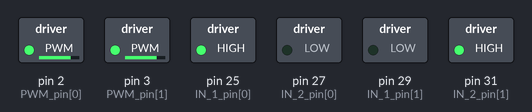
This sketch was run on a simulated Arduino Mega 2560, built with avr-gcc and run on an emulated ATmega2560. Parts: switched loads named in the sketch (green lamp = pin HIGH). What the sketch prints to the serial monitor is not drawn.

Above: at 0.1 s.
Timing chart, 0 to 1.6 s (numbered marks = the images above):
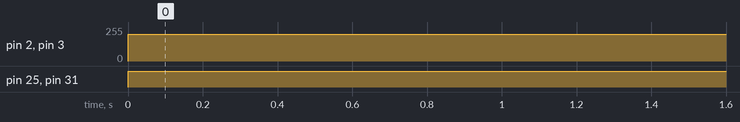

Measured:
- by itself, pin 2 (PWM_pin[0]), pin 3 (PWM_pin[1]): 0/255 → 200/255 at 0.00 s
- by itself, pin 25 (IN_1_pin[0]), pin 31 (IN_2_pin[1]): LOW → HIGH at 0.00 s

The sketch:

dual_motors_simplePID.ino
```cpp
#include <util/atomic.h>

// Number of motors
#define NMOTORS 2

// Assigning pin numbers
const int ENC_A_pin[] = {47,51};  // Encoder A
const int ENC_B_pin[] = {49,53};  // Encoder B
const int PWM_pin[] = {2,3};  // PWM pins
const int IN_1_pin[] = {25,29};  // In 1
const int IN_2_pin[] = {27,31};  // In 2

// Globals
long prevT = 0;
volatile int posi[] = {0,0};

// Class to compute the control signal
class SimplePID{
  private:
    float kp, kd, ki, umax; // Parameters
    float eprev, eintegral; // Storage

  public:
    SimplePID() :
        kp(1),
        kd(0),
        ki(0),
        umax(255),
        eprev(0.0),
        eintegral(0.0) {}

    void setParams(float kpIn, float kdIn, float kiIn, float umaxIn) {
        kp = kpIn;
        kd = kdIn;
        ki = kiIn;
        umax = umaxIn;
    }

    // Function to compute the control signal
    void evalu(int value, int target, float deltaT, int &pwr, int &dir) {
        // error
        int e = target - value;

        // derivative
        float dedt = (e-eprev)/(deltaT);

        // integral
        eintegral = eintegral + e*deltaT;

        // control signal
        float u = kp*e + kd*dedt + ki*eintegral;

        // motor power
        pwr = (int) fabs(u);
        if( pwr > umax ) {
          pwr = umax;
        }

        // motor direction
        dir = 1;
        if(u<0) {
          dir = -1;
        }

        // store previous error
        eprev = e;
        // Serial.print("Dir: ");
        // Serial.println(dir);
        // Serial.print("error: ");
        // Serial.print(e);
        // Serial.print(" ");
    }

};

// PID class object
SimplePID pid[NMOTORS];


void setup() {
  Serial.begin(9600);

  // Setup motor pins
  for(int k = 0; k < NMOTORS; k++){
    pinMode(ENC_A_pin[k], INPUT);
    pinMode(ENC_B_pin[k], INPUT);
    pinMode(PWM_pin[k], OUTPUT);
    pinMode(IN_1_pin[k], OUTPUT);
    pinMode(IN_2_pin[k], OUTPUT);
    // Set PID constants for motors
    pid[k].setParams(1.5, 0.15, 0.01, 200);
  }

  attachInterrupt(digitalPinToInterrupt(ENC_A_pin[0]), readEncoder<0>, RISING);
  attachInterrupt(digitalPinToInterrupt(ENC_A_pin[1]), readEncoder<1>, RISING);

  Serial.println("target pos");
}


void loop() {
  // Set target position
  int target[NMOTORS];
  // Straight motion, sinusoidal speed
  target[0] = 750*sin(prevT/1e6);
  target[1] = 750*sin(prevT/1e6);
  // Straight motion, ramp speedA
  target[0] = 500;
  target[1] = 500;
  // Right turn motion, ramp speed
  target[0] = 500;
  target[1] = -500;
  // time difference
  long currT = micros();
  float deltaT = ((float) (currT - prevT)) / (1.0e6);
  prevT = currT;

  // Read the position in an atomic block to avoid a potential misread
  int pos[NMOTORS];
  ATOMIC_BLOCK(ATOMIC_RESTORESTATE){
    for(int k = 0; k < NMOTORS; k++){
      pos[k] = posi[k];
    }
  }

  // Loop through the motors
  for(int k = 0; k < NMOTORS; k++){
    int pwr, dir;
    // Evaluate the control signal
    pid[k].evalu(pos[k],target[k],deltaT,pwr,dir);
    // Signal the motor
    setMotor(dir,pwr,PWM_pin[k],IN_1_pin[k],IN_2_pin[k]);
  }

  for(int k = 0; k < NMOTORS; k++){
    // Serial.print("Target: ");
    Serial.print(target[k]);
    Serial.print(" ");
    Serial.print(pos[k]);
    Serial.print(" ");
    Serial.print(-1000); // To freeze the lower limit
    Serial.print(" ");
    Serial.print(1000); // To freeze the upper limit
    Serial.print(" ");
    //target pos target pos
  }
  Serial.println();
}


// Signal the motor
void setMotor(const int& dir,const int& PWM_val,const int& PWM_pin,const int& IN_1_pin,const int& IN_2_pin){
  analogWrite(PWM_pin, PWM_val);
  if(dir == 1) {
    digitalWrite(IN_1_pin, HIGH);
    digitalWrite(IN_2_pin, LOW);
  } else if(dir == -1) {
    digitalWrite(IN_1_pin, LOW);
    digitalWrite(IN_2_pin, HIGH);
  } else {
    digitalWrite(IN_1_pin, LOW);
    digitalWrite(IN_2_pin, LOW);
  }
}


template <int j>
void readEncoder() {
  int b = digitalRead(ENC_B_pin[j]);
  if(b > 0) {
    posi[j]++;
  } else {
    posi[j]--;
  }
}
```
